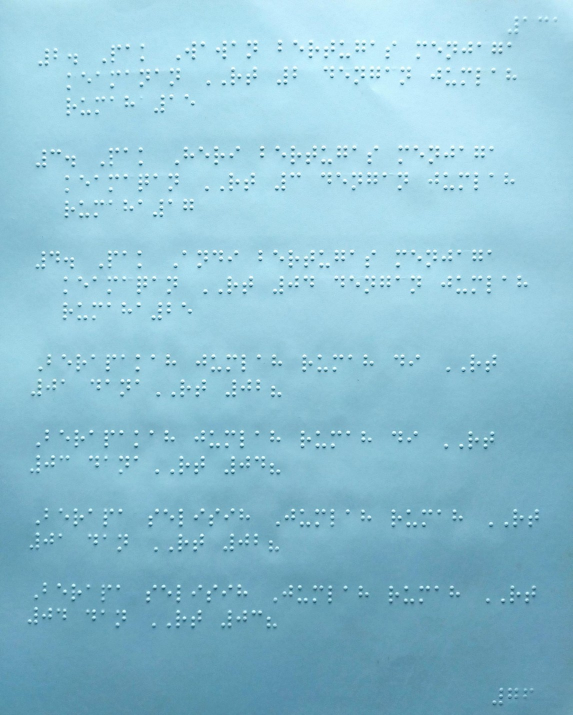
#> input picture samples/paper_6.jpg, 1145 x 1430 px (shown at 1/2 size)
$ python -i BrailleConverter.py   (imports and definitions only)
#> lines starting #> are read from the running program, lines starting #| are printed output that depends on the picture; after the words box and inside, x2 and y2 are one past the last pixel; in counts of white or black regions, pixels touching at a corner belong together
#> further down, picture is the input picture: shape (1430, 1145, 3); mean B, G, R 211.9, 193.2, 141.3
import cv2
import imutils
import numpy as np

from imutils import contours
from imutils import perspective

# [21 lines left out: functions read_and_resize_img, preprocess_img, not called in this run]

def detect_edge(img):

    edged = cv2.Canny(img, 50, 100)
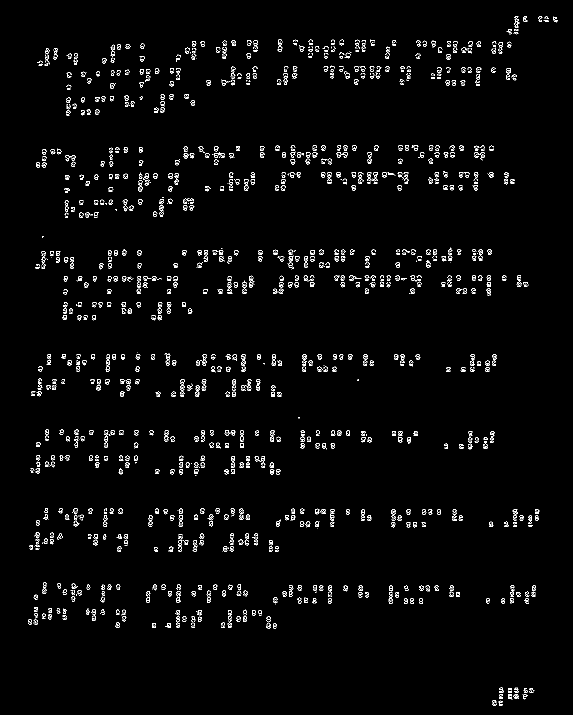
#> edged: shape (1430, 1145) (shown at 1/2 size); 2.1% white in thin lines or dots, all inside (x1, y1, x2, y2) = (56, 32, 1115, 1411)
    edged = cv2.dilate(edged, None, iterations=1)
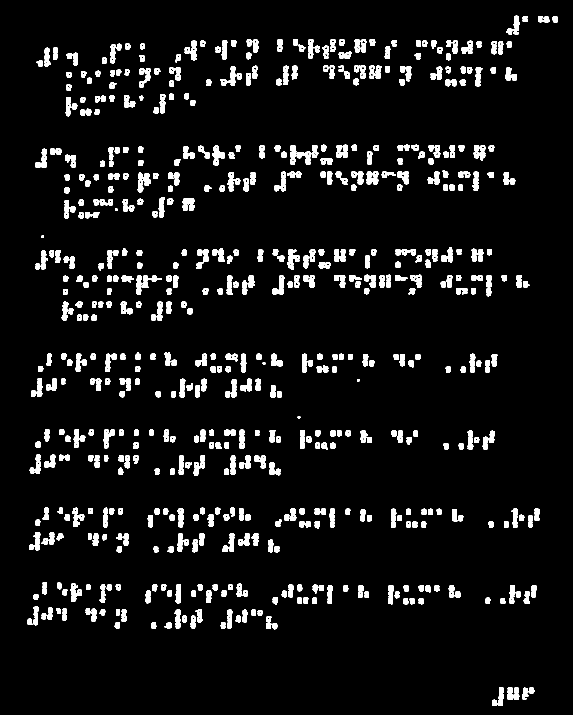
#> edged: shape (1430, 1145) (shown at 1/2 size); 6.8% white; 635 white regions, largest, box (x1, y1, x2, y2) and area: (441, 132, 484, 172) 626, (275, 344, 302, 385) 614, (574, 498, 600, 540) 543
    edged = cv2.erode(edged, None, iterations=1)
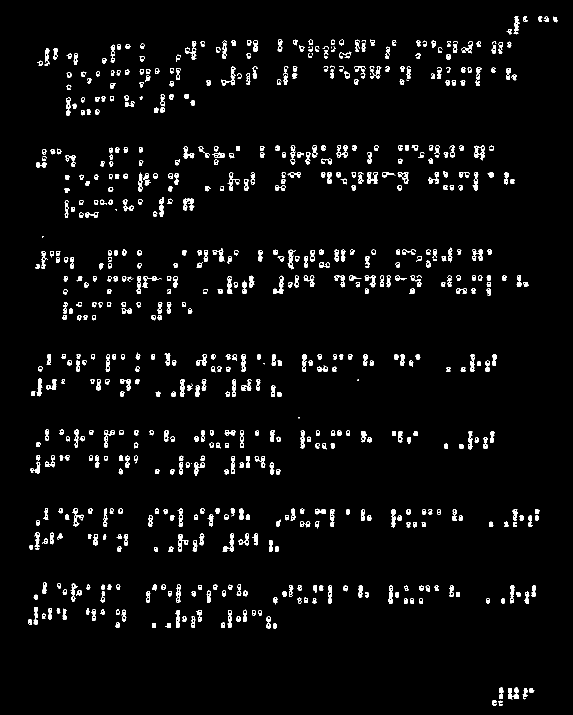
#> edged: shape (1430, 1145) (shown at 1/2 size); 3.6% white; 695 white regions (29 under 20 px), largest, box (x1, y1, x2, y2) and area: (1016, 1375, 1038, 1399) 322, (366, 397, 389, 421) 314, (546, 551, 568, 588) 299

    return edged

# [35 lines left out: functions find_contour, draw_contour, not called in this run]

>>> import cv2
>>> picture = cv2.imread('../samples/paper_6.jpg')
>>> result = detect_edge(picture)

$ run again, on samples/sample3.jpg
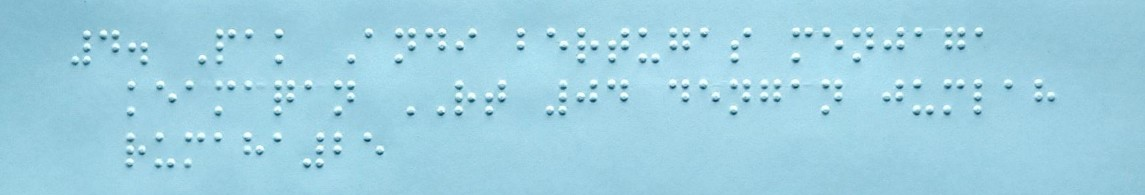
#> input picture samples/sample3.jpg, 1145 x 195 px
#> picture is the input picture: shape (195, 1145, 3); mean B, G, R 225.7, 208.6, 158.5
#> in detect_edge, `edged = cv2.Canny(img, 50, 100)`:
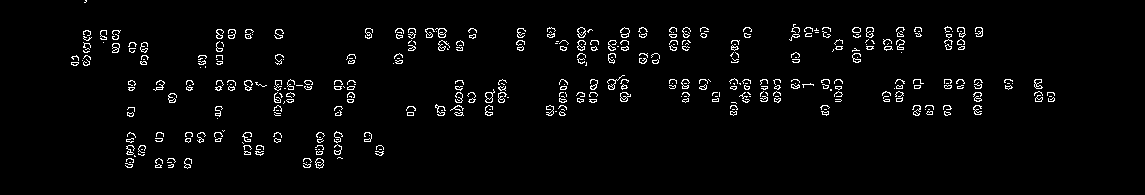
#> edged: shape (195, 1145); 2.8% white in thin lines or dots, all inside (x1, y1, x2, y2) = (71, 0, 1055, 169)
#> in detect_edge, `edged = cv2.erode(edged, None, iterations=1)`:
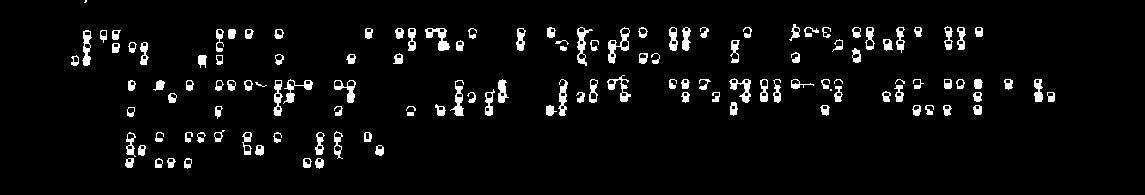
#> edged: shape (195, 1145); 4.6% white; 127 white regions (6 under 20 px), largest, box (x1, y1, x2, y2) and area: (608, 27, 630, 64) 259, (425, 28, 450, 51) 249, (577, 27, 593, 66) 228

$ run again, on samples/sample5.jpg
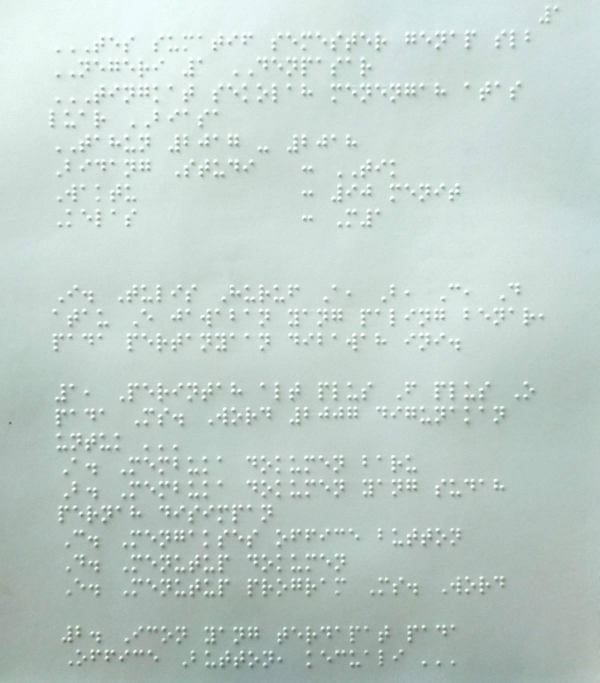
#> input picture samples/sample5.jpg, 1199 x 1365 px (shown at 1/2 size)
#> picture is the input picture: shape (1365, 1199, 3); mean B, G, R 202.4, 207.5, 192.3
#> in detect_edge, `edged = cv2.Canny(img, 50, 100)`:
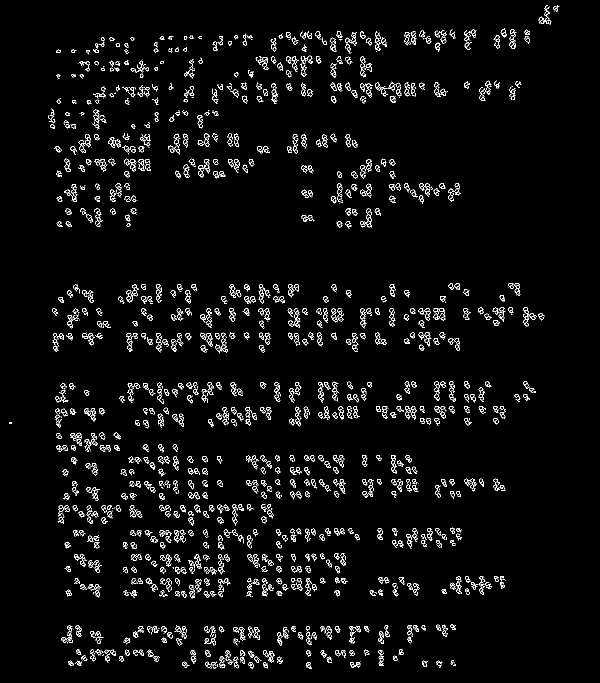
#> edged: shape (1365, 1199) (shown at 1/2 size); 3.3% white in thin lines or dots, all inside (x1, y1, x2, y2) = (19, 10, 1119, 1338)
#> in detect_edge, `edged = cv2.erode(edged, None, iterations=1)`:
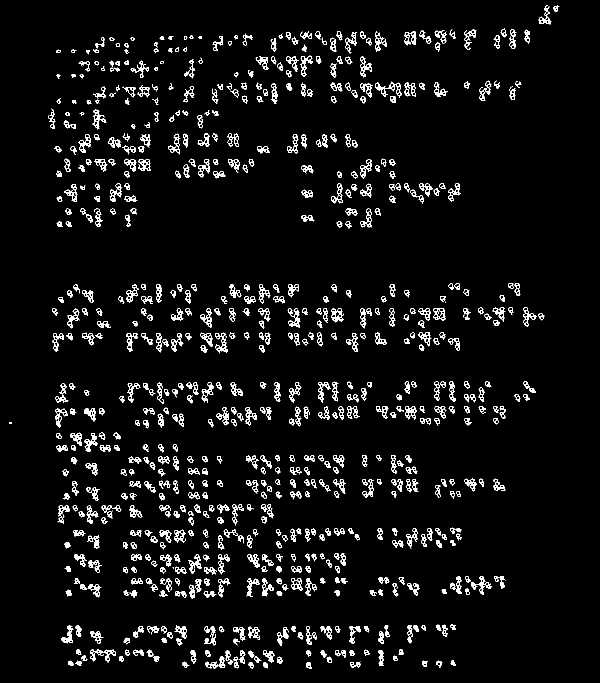
#> edged: shape (1365, 1199) (shown at 1/2 size); 5.1% white; 743 white regions (19 under 20 px), largest, box (x1, y1, x2, y2) and area: (750, 163, 803, 196) 442, (180, 1299, 232, 1325) 408, (942, 1152, 983, 1190) 395
